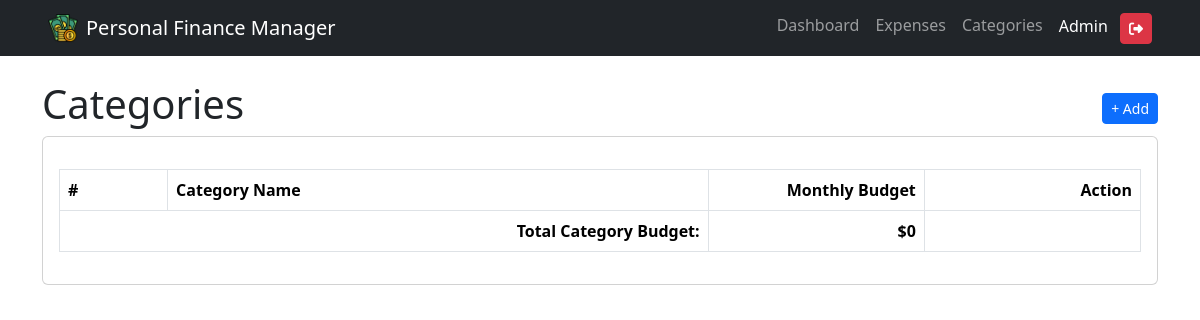
Page /categories.php (signed in) on the earlier database version.
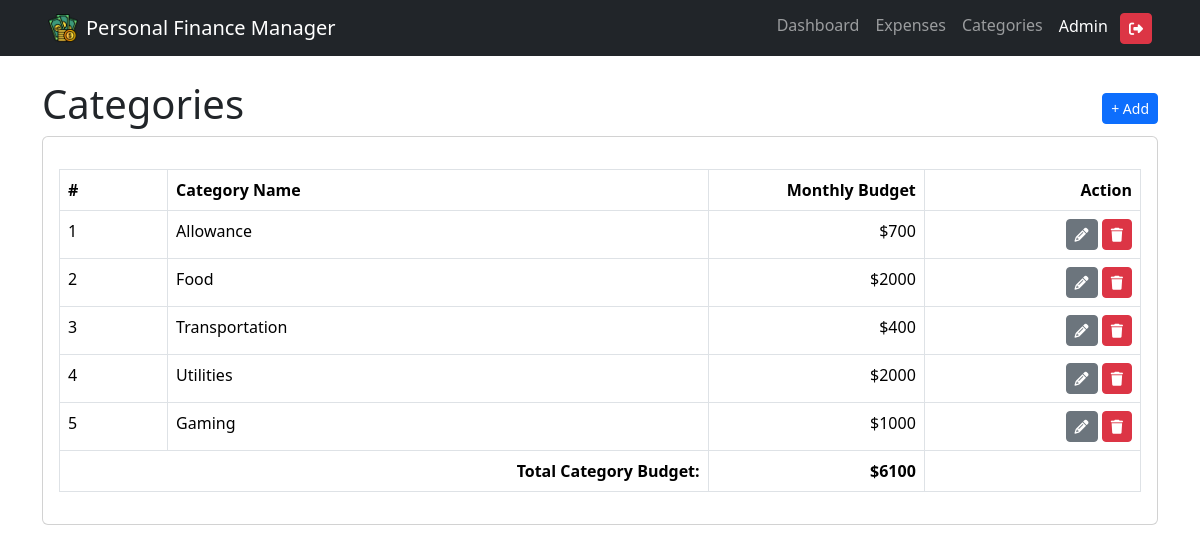
Same page on the later database version.
### tables this page shows
CREATE TABLE `tbl_expense_categories` (
  `id` int(11) NOT NULL AUTO_INCREMENT,
  `category_name` text NOT NULL,
  `category_budget` int(11) DEFAULT NULL,
  `tbl_user_id` int(11) NOT NULL,
  PRIMARY KEY (`id`),
  UNIQUE KEY `tbl_expense_categories_unique` (`category_name`) USING HASH,
  KEY `tbl_expense_categories_tbl_users_FK` (`tbl_user_id`),
  CONSTRAINT `tbl_expense_categories_tbl_users_FK` FOREIGN KEY (`tbl_user_id`) REFERENCES `tbl_users` (`id`)
);

### categories.php (the view, shortened to what this page needs)
<?php
include_once "auth.php";
?>
<!DOCTYPE html>
<html lang="en">
<head>
    <?php include_once "includes/head-content.php"; ?>
</head>
<body>
    <?php include_once SITE_PATH . "includes/header.php"; ?>
    <div class="main-panel mt-4 container">
        <div class="row">
            <div class="col-12 d-flex justify-content-between align-items-center">
                <h1 class="text-bold">Categories</h1>
                <button type="button" class="btn btn-sm btn-primary float-right" data-bs-toggle="modal" data-bs-target="#expenseCategoryModal">&#43; Add</button>
            </div>
            <div class="col-md-12">
                <div class="card">
                    <div class="card-body">
                        <div class="data-item">
                            <ul class="list-group col-md-12">
                                <table class="table table-hover table-bordered mt-3">
                                    <thead>
                                        <tr>
                                            <th scope="col" width="10%">#</th>
                                            <th scope="col">Category Name</th>
                                            <th scope="col" width="20%" style="text-align: right;">Monthly Budget</th>
                                            <th scope="col" width="20%" style="text-align: right;">Action</th>
                                        </tr>
                                    </thead>
                                    <tbody>
                                        <?php
                                        $stmt = $conn->prepare("SELECT * FROM `tbl_expense_categories`");
                                        $stmt->execute();
                                        $result = $stmt->fetchAll();
                                        $i = 1;
                                        $totalBudget = 0;
                                        foreach ($result as $row) {
                                            $categoryID = $row['id'];
                                            $categoryName = $row['category_name'];
                                            $categoryBudget = $row['category_budget'];
                                            $totalBudget += $categoryBudget;
                                        ?>
                                            <tr>
                                                <td><?php echo $i++ ?></td>
                                                <td id="categoryName-<?= $categoryID ?>"><?php echo $categoryName ?></td>
                                                <td style="text-align: right;">$<span id="categoryBudget-<?= $categoryID ?>"><?php echo $categoryBudget ?></span></td>
                                                <td style="text-align: right;">
                                                    <div>
                                                        <button type="submit" title="Edit" onclick="update_category('<?php echo $categoryID ?>')" class="btn btn-sm btn-secondary"><i class="fa-solid fa-pencil"></i></button>
                                                        <button type="button" title="Remove" class="btn btn-sm btn-danger"><i class="fa-solid fa-trash" onclick="delete_category('<?php echo $categoryID ?>')"></i></button>
                                                    </div>
                                                </td>
                                            </tr>
                                        <?php
                                        }
                                        ?>
                                        <tr style="font-weight: bold;">
                                            <td colspan="2" style="text-align: right;">Total Category Budget: </td>
                                            <td style="text-align: right;">$<?php echo $totalBudget; ?></td>
                                            <td></td>
                                        </tr>
                                    </tbody>
                                </table>
                            </ul>
                        </div>
                    </div>
                </div>
            </div>
        </div>
    </div>
</body>
</html>

### includes/head-content.php (shortened to what this page needs)
<link href="https://cdn.jsdelivr.net/npm/bootstrap@5.3.1/dist/css/bootstrap.min.css" rel="stylesheet">
<link rel="stylesheet" href="https://cdnjs.cloudflare.com/ajax/libs/font-awesome/6.4.2/css/all.min.css" />
<link rel="stylesheet" href="<?php echo SITE_URL; ?>assets/css/style.css" />

### includes/header.php (shortened to what this page needs)
<nav class="navbar navbar-expand-lg navbar-dark bg-dark col-12 d-flex align-items-center justify-content-between px-lg-5 px-3">
  <a class="navbar-brand flex-grow-1 d-flex gap-2" href="#"><img src="<?php echo SITE_URL;?>assets/images/logo.png" height="30" alt="Logo"><span class="d-none d-lg-block"> Personal Finance Manager</span></a>
  <?php if (isset($_SESSION['MAIN'])) { ?>
    <div class="collapse navbar-collapse flex-grow-0" id="navbarSupportedContent">
      <ul class="navbar-nav me-auto mb-2 mb-lg-0">
        <li class="nav-item me-3">
          <a class="nav-link p-0" href="<?php echo SITE_URL; ?>dashboard.php">
            Dashboard
          </a>
        </li>
        <li class="nav-item me-3">
          <a class="nav-link p-0" href="<?php echo SITE_URL; ?>expenses.php">
            Expenses
          </a>
        </li>
        <li class="nav-item me-3">
          <a class="nav-link p-0" href="<?php echo SITE_URL; ?>categories.php">
            Categories
          </a>
        </li>
        <li class="nav-item mr-5">
          <span class="text-white pe-2"><?php echo $_SESSION['NAME']; ?></span>
          <a class="btn btn-danger btn-sm" title="Logout" href="<?php echo SITE_URL; ?>endpoint/logout.php"><i class="fa-solid fa-right-from-bracket"></i></a>
        </li>
      </ul>
    </div>
  <?php } ?>
</nav>

Differences in the rows shown:
added tbl_expense_categories: category_name "Allowance", category_budget "700"
added tbl_expense_categories: category_name "Food", category_budget "2000"
added tbl_expense_categories: category_name "Transportation", category_budget "400"
added tbl_expense_categories: category_name "Utilities", category_budget "2000"
added tbl_expense_categories: category_name "Gaming", category_budget "1000"
Other differences:
$totalBudget: "0" → "6100"
